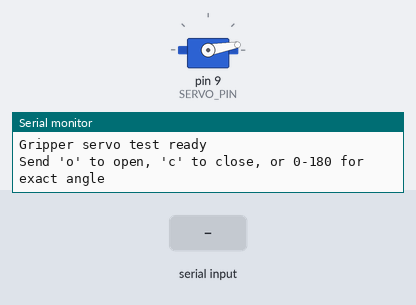
Simulated run of this sketch. Board: Arduino Uno, built with avr-gcc and run on an emulated ATmega328P. Shown: servo, the last lines printed to the serial monitor. Inputs (shaded band) come from the test bench.

Above: at 2.2 s.
2.3 s: "c\n" received over Serial
At 5.1 s:
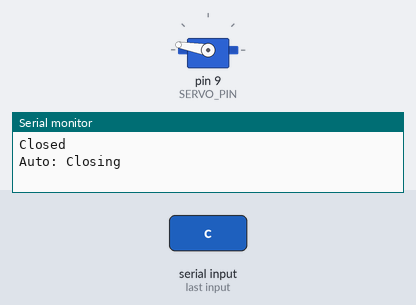
5.3 s: "o\n" received over Serial
At 5.76 s:
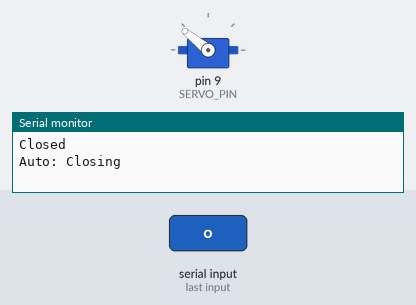
8.3 s: "90,45\n" received over Serial
At 9.8 s:
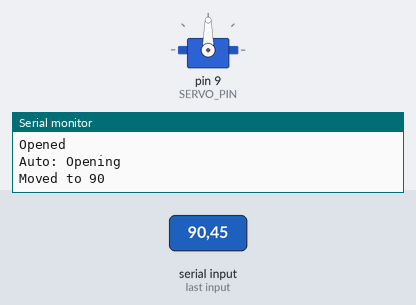
11.3 s: "90\n" received over Serial
Timing chart, 0 to 16.8 s (numbered marks = the images above; inputs shaded):
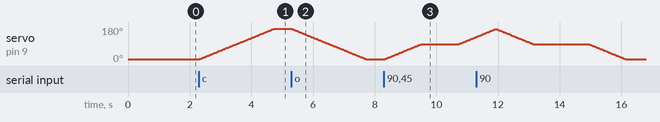

The sketch:

servo_test.ino
```cpp
#include <Servo.h>

Servo gripperServo;
const int SERVO_PIN = 9;

const int OPEN_ANGLE = 10;
const int CLOSE_ANGLE = 170;
const int STEP_DELAY = 15;  // ms between each degree

void setup() {
  Serial.begin(9600);
  gripperServo.attach(SERVO_PIN);
  gripperServo.write(OPEN_ANGLE);
  Serial.println("Gripper servo test ready");
  Serial.println("Send 'o' to open, 'c' to close, or 0-180 for exact angle");
  delay(1000);
}

void loop() {
  if (Serial.available() > 0) {
    String input = Serial.readStringUntil('\n');
    input.trim();

    if (input == "o") {
      smoothMove(OPEN_ANGLE);
      Serial.println("Opened");
    }
    else if (input == "c") {
      smoothMove(CLOSE_ANGLE);
      Serial.println("Closed");
    }
    else {
      int angle = input.toInt();
      if (angle >= 0 && angle <= 180) {
        smoothMove(angle);
        Serial.print("Moved to ");
        Serial.println(angle);
      }
    }
  }

  // Auto demo: open and close every 3 seconds
  static unsigned long lastMove = 0;
  static bool isOpen = true;

  if (millis() - lastMove > 3000) {
    if (isOpen) {
      smoothMove(CLOSE_ANGLE);
      Serial.println("Auto: Closing");
    } else {
      smoothMove(OPEN_ANGLE);
      Serial.println("Auto: Opening");
    }
    isOpen = !isOpen;
    lastMove = millis();
  }
}

void smoothMove(int targetAngle) {
  int currentAngle = gripperServo.read();
  int step = (targetAngle > currentAngle) ? 1 : -1;

  for (int a = currentAngle; a != targetAngle; a += step) {
    gripperServo.write(a);
    delay(STEP_DELAY);
  }
  gripperServo.write(targetAngle);
}
```

Measured:
- by itself, servo on pin 9 (SERVO_PIN): rises from 127° to 169° in 0.60 s, then falls to 10° in 4.2 s
